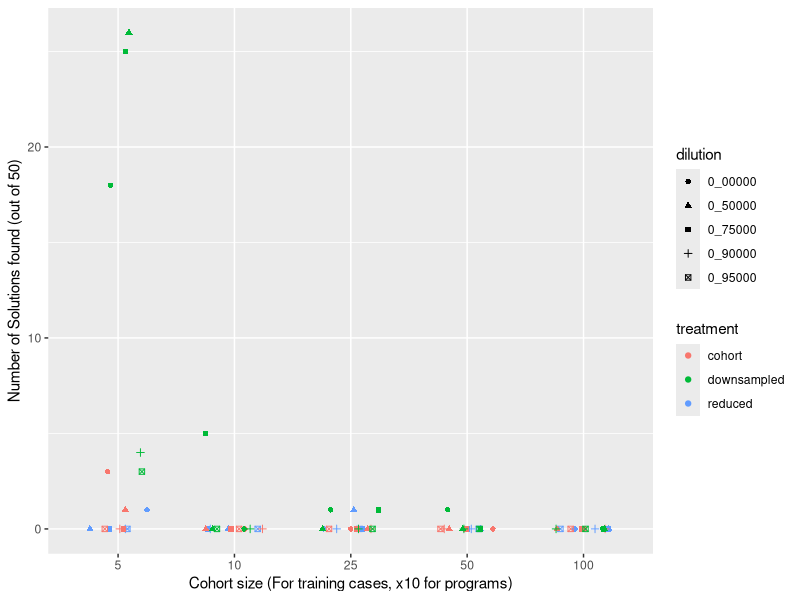
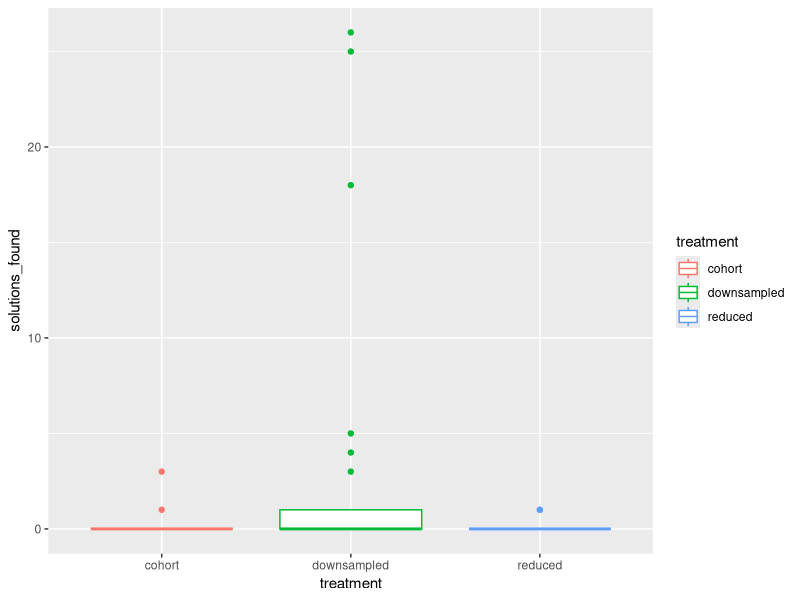
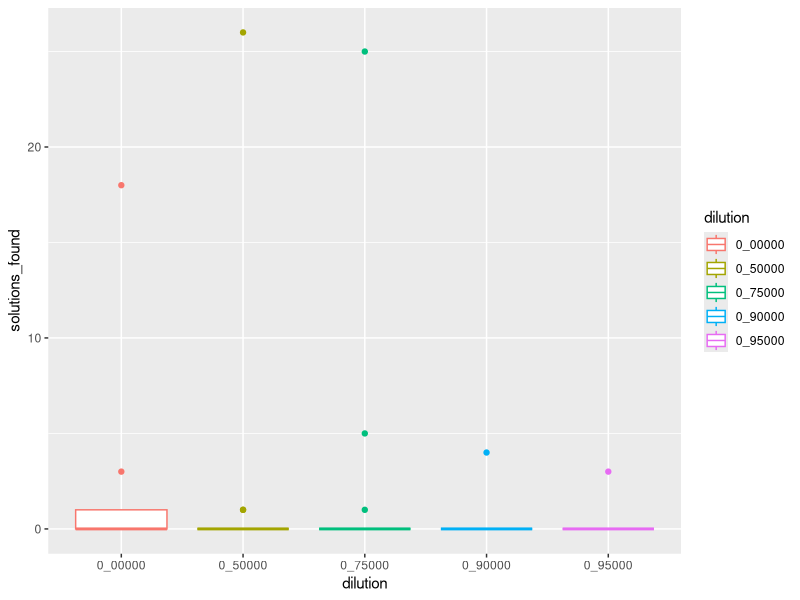
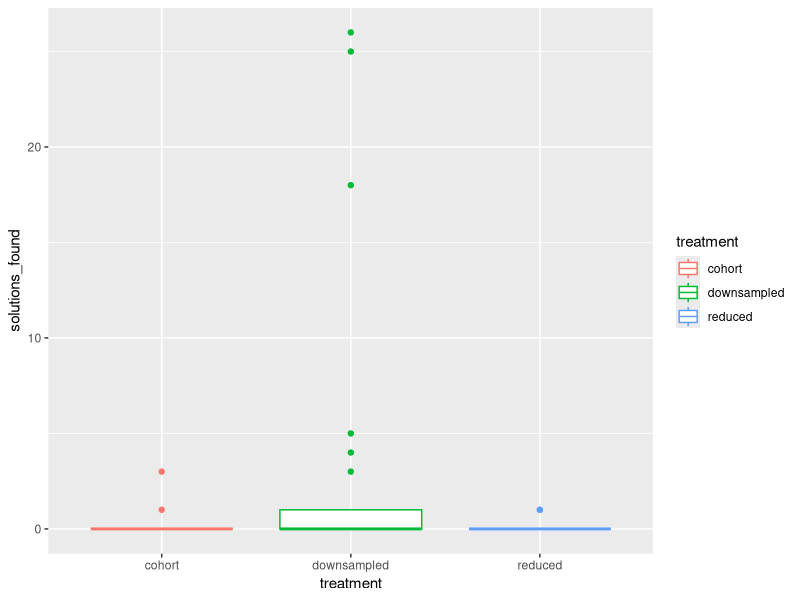
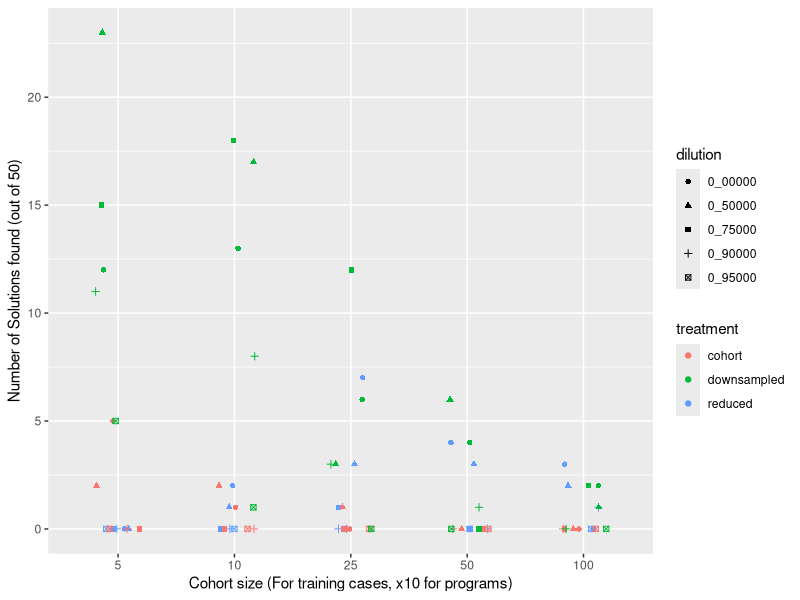
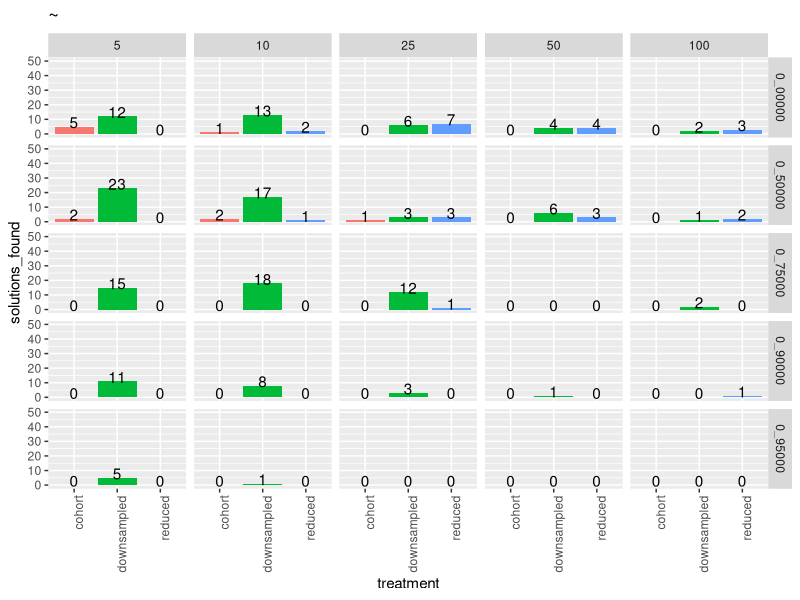
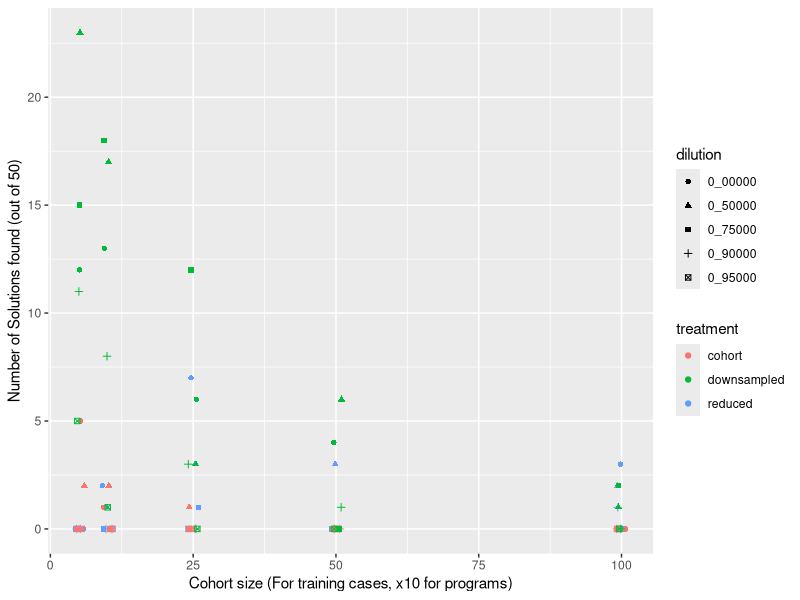
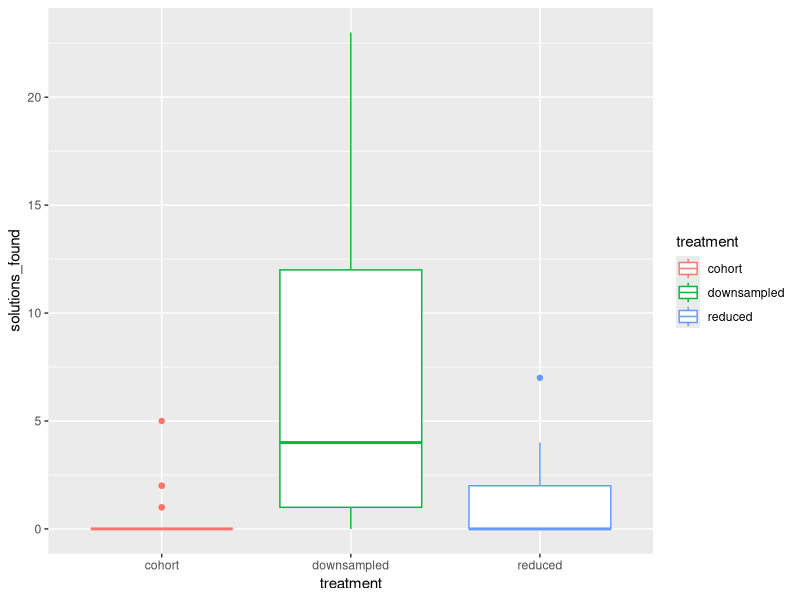

Write the R code that produced these figures, in order.
# There's not much here, just looking at which replicates found solutions
library(ggplot2)
library(GGally)
library(tidyr)
library(plyr)
library(dplyr)
setwd('~/Research/lexicase/gptp-2019-cohort-lexicase/data/out')

## FAST RUNS
data = read.csv('coverage_fast.csv', stringsAsFactors = FALSE)
data$found = data$solved == 'True'

treatments = unique(data$treatment)
sizes = unique(data$size)
dilutions = unique(data$dilution)

data$found = data$solved == "True"

res = matrix(ncol=4, nrow=0)
for(trt in treatments){
  for(size in sizes){
    for(dil in dilutions){
      tmp = data[data$treatment == trt & data$size == size & data$dilution == dil,]
      res = rbind(res, c(trt, size, dil, nrow(tmp[tmp$found,])))
      print(paste(trt, size, dil, nrow(tmp[tmp$found,]), sum(tmp$found)))
    }
  }
}
res_df = data.frame(data=res)
colnames(res_df) = c('treatment', 'num_tests', 'dilution', 'solutions_found')
#ggpairs(res_df)
# Create a numeric column for the number of tests

res_df$num_tests = ordered(res_df$num_tests, c('5', '10', '25', '50', '100')) 
res_df$solutions_found = as.numeric(as.character(res_df$solutions_found))
#res_df$trt_x_sizes = paste(res_df$treatment, res_df$num_tests, sep='x')
#res_df$size_x_dilution = paste(res_df$num_tests, res_df$dilution, sep='x')
#res_df$solutions_found = as.numeric(res_df$solutions_found)
#ggplot(data=res_df, aes(x=trt_x_sizes, y = solutions_found, color=dilution)) + geom_boxplot()

fast_data = data
fast_res_df = res_df

#ggplot(data=res_df, aes(x=size_x_dilution, y = solutions_found, color=treatment)) + geom_boxplot()
ggplot(data=res_df, aes(x=num_tests, y = solutions_found, color=treatment, shape=dilution)) + geom_jitter(width=0.25, height=0) +
  xlab('Cohort size (For training cases, x10 for programs)') +
  ylab('Number of Solutions found (out of 50)')
#ggsave(filename = 'early_results.png')
#ggplot(data=res_df, aes(x=size, y = solutions_found, color=dilution, shape=dilution)) + geom_jitter(width=0.9)

ggplot(data=res_df, aes(x=treatment, y = solutions_found, color=treatment)) + geom_boxplot()
ggplot(data=res_df, aes(x=dilution, y = solutions_found, color=dilution)) + geom_boxplot()
ggplot(data=res_df, aes(x=treatment, y = solutions_found, color=treatment)) + geom_boxplot()


## ORGINIAL RUNS
data = read.csv('coverage.csv', stringsAsFactors = FALSE)
data$found = data$solved == 'True'

treatments = unique(data$treatment)
sizes = unique(data$size)
dilutions = unique(data$dilution)

data$found = data$solved == "True"

res = matrix(ncol=4, nrow=0)
for(trt in treatments){
  for(size in sizes){
    for(dil in dilutions){
      tmp = data[data$treatment == trt & data$size == size & data$dilution == dil & data$found,]
      res = rbind(res, c(trt, size, dil, nrow(tmp)))
      print(tmp[tmp$found,])
    }
  }
}
res_df = data.frame(data=res)
colnames(res_df) = c('treatment', 'num_tests', 'dilution', 'solutions_found')


res_df$solutions_found = as.numeric(as.character(res_df$solutions_found))
res_df$num_tests = ordered(res_df$num_tests, c('5', '10', '25', '50', '100')) 
ggplot(data=res_df, aes(x=num_tests, y = solutions_found, color=treatment, shape=dilution)) + geom_jitter(width=0.2, height=0) +
  xlab('Cohort size (For training cases, x10 for programs)') +
  ylab('Number of Solutions found (out of 50)')
# Create a numeric column for the number of tests
res_df$size = as.numeric(as.character(res_df$num_tests))
ggplot(data = res_df, mapping=aes(x=treatment, y=solutions_found, fill=treatment)) +
  geom_bar(stat="identity") +
  guides(fill=FALSE) +
  theme(axis.text.x = element_text(angle = 90, hjust = 1)) + ylim(0, 50) +
  geom_text(aes(label=solutions_found), nudge_y=3) +
  facet_grid(dilution ~ num_tests, ) + ggtitle("~") 


#ggpairs(res_df)
#ggplot(data=res_df, aes(x=trt_x_sizes, y = solutions_found, color=dilution)) + geom_boxplot()

#ggplot(data=res_df, aes(x=size_x_dilution, y = solutions_found, color=treatment)) + geom_boxplot()
ggplot(data=res_df, aes(x=size, y = solutions_found, color=treatment, shape=dilution)) + geom_jitter(width=1.0, height=0) +
  xlab('Cohort size (For training cases, x10 for programs)') +
  ylab('Number of Solutions found (out of 50)')
#ggsave(filename = 'early_results.png')
#ggplot(data=res_df, aes(x=size, y = solutions_found, color=dilution, shape=dilution)) + geom_jitter(width=0.9)

ggplot(data=res_df, aes(x=treatment, y = solutions_found, color=treatment)) + geom_boxplot()
ggplot(data=res_df, aes(x=dilution, y = solutions_found, color=dilution)) + geom_boxplot()
ggplot(data=res_df, aes(x=treatment, y = solutions_found, color=treatment)) + geom_boxplot()

ggplot(data=res_df[res_df$treatment == 'reduced',], aes(x=size, y = solutions_found, color=dilution)) + geom_jitter(width=1.0, height=0) +
  xlab('Cohort size (For training cases, x10 for programs)') +
  ylab('Number of Solutions found (out of 50)') + 
  ggtitle('Reduced')

ggplot(data=res_df[res_df$treatment == 'cohort',], aes(x=size, y = solutions_found, color=dilution)) + geom_jitter(width=1.0, height=0) +
  xlab('Cohort size (For training cases, x10 for programs)') +
  ylab('Number of Solutions found (out of 50)') + 
  ggtitle('Cohort')

ggplot(data=res_df[res_df$treatment == 'downsampled',], aes(x=size, y = solutions_found, color=dilution)) + geom_jitter(width=1.0, height=0) +
  xlab('Cohort size (For training cases, x10 for programs)') +
  ylab('Number of Solutions found (out of 50)') + 
  ggtitle('Downsampled')


